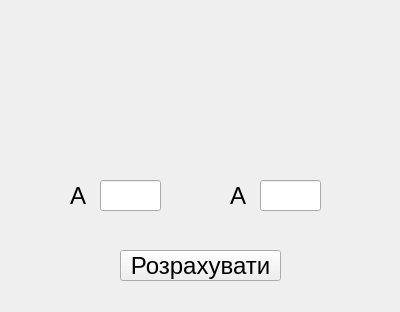
<?xml version="1.0" encoding="UTF-8"?>
<ui version="4.0">
 <class>Form</class>
 <widget class="QWidget" name="Form">
  <property name="geometry">
   <rect>
    <x>0</x>
    <y>0</y>
    <width>400</width>
    <height>312</height>
   </rect>
  </property>
  <property name="minimumSize">
   <size>
    <width>400</width>
    <height>312</height>
   </size>
  </property>
  <property name="maximumSize">
   <size>
    <width>400</width>
    <height>312</height>
   </size>
  </property>
  <property name="windowTitle">
   <string>Form</string>
  </property>
  <widget class="QLineEdit" name="lineEdit">
   <property name="geometry">
    <rect>
     <x>100</x>
     <y>180</y>
     <width>61</width>
     <height>31</height>
    </rect>
   </property>
  </widget>
  <widget class="QLabel" name="label">
   <property name="geometry">
    <rect>
     <x>70</x>
     <y>180</y>
     <width>21</width>
     <height>31</height>
    </rect>
   </property>
   <property name="font">
    <font>
     <pointsize>18</pointsize>
    </font>
   </property>
   <property name="text">
    <string>A</string>
   </property>
  </widget>
  <widget class="QPushButton" name="pushButton">
   <property name="geometry">
    <rect>
     <x>120</x>
     <y>250</y>
     <width>161</width>
     <height>31</height>
    </rect>
   </property>
   <property name="font">
    <font>
     <pointsize>18</pointsize>
    </font>
   </property>
   <property name="text">
    <string>Розрахувати</string>
   </property>
  </widget>
  <widget class="QLabel" name="label_2">
   <property name="geometry">
    <rect>
     <x>100</x>
     <y>0</y>
     <width>211</width>
     <height>171</height>
    </rect>
   </property>
   <property name="text">
    <string/>
   </property>
   <property name="pixmap">
    <pixmap>par.png</pixmap>
   </property>
  </widget>
  <widget class="QLineEdit" name="lineEdit_2">
   <property name="geometry">
    <rect>
     <x>260</x>
     <y>180</y>
     <width>61</width>
     <height>31</height>
    </rect>
   </property>
   <property name="text">
    <string/>
   </property>
  </widget>
  <widget class="QLabel" name="label_3">
   <property name="geometry">
    <rect>
     <x>230</x>
     <y>180</y>
     <width>21</width>
     <height>31</height>
    </rect>
   </property>
   <property name="font">
    <font>
     <pointsize>18</pointsize>
    </font>
   </property>
   <property name="text">
    <string>A</string>
   </property>
  </widget>
 </widget>
 <resources/>
 <connections/>
</ui>
